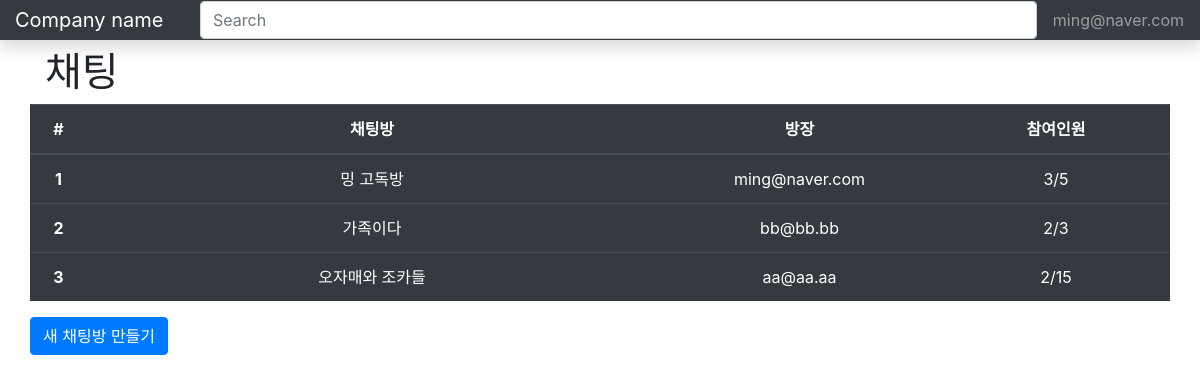
The app's page /boards/ (signed in) with its own data.
### boards/models.py (models this page shows)
class Room(models.Model):
    title = models.CharField(max_length=32)
    code = models.CharField(max_length=16, unique=True)
    max_connection = models.IntegerField()
    master = models.ForeignKey(settings.AUTH_USER_MODEL, on_delete=models.CASCADE)
    created_at = models.DateTimeField(auto_now_add=True)
    updated_at = models.DateTimeField(auto_now=True)
    users = models.ManyToManyField(settings.AUTH_USER_MODEL, related_name="rooms") # user.roome

### boards/views.py (the view)
# urls.py: path('', views.index, name="index"),
def index(request):
    if request.method == "POST":
        title = request.POST["room-title"]
        max_count = request.POST["room-max-count"]
        code = secrets.token_urlsafe(16)
        room = Room()
        room.title = title
        room.max_connection = max_count
        room.code = code
        room.master_id = request.user.id
        room.save()
        room.users.add(request.user) # class Room에서 users라는 컬럼을 만들어줬음
        current_connection = len(room.users.all())
        context = {
            'id': room.id,
            'title': title,
            'max_connection': max_count,
            'current_connection': current_connection,
            'master': room.master.username
        }
        pusher_client.trigger('main', 'create-room', json.dumps(context))
        return HttpResponse('', status=204)
    else:
        rooms = Room.objects.all()
        context = {
            'rooms': rooms
        }
        return render(request, 'index.html', context)

### boards/templates/index.html (shortened to what this page needs)
{% extends 'base.html' %}
{% block content %}
<div class="container mt-5">
    <h1>채팅</h1>
</div>
<div class="container">
    <div class="row">
        <table class="table table-hover table-dark text-center">
            <thead>
                <tr>
                    <th scope="col" width="5%">#</th>
                    <th scope="col" width="50%">채팅방</th>
                    <th scope="col" width="25%">방장</th>
                    <th scope="col" width="20%">참여인원</th>
                </tr>
            </thead>
            <tbody class="room-list">
                {% for room in rooms %}
                <tr onclick="location.href='/boards/{{room.id}}/';">
                    <th scope="row">{{room.id}}</th>
                    <td>{{room.title}}</td>
                    <td>{{room.master}}</td>
                    <td><span id="room-{{room.id}}-count">{{room.users.all.count}}</span>/{{room.max_connection}}</td>
                </tr>
                {% endfor %}
            </tbody>
        </table>
    </div>
    {% if user.is_authenticated %}
    <div class="row">
        <button type="button" class="btn btn-primary" data-toggle="modal" data-target="#exampleModal">
            새 채팅방 만들기
        </button>
    </div>
    {% endif %}
</div>
{% endblock %}

### boards/templates/base.html (shortened to what this page needs)
<!DOCTYPE html>
<html lang="en">
<head>
    <link rel="stylesheet" href="https://stackpath.bootstrapcdn.com/bootstrap/4.4.1/css/bootstrap.min.css"
>
</head>
<body>
    <nav class="navbar navbar-dark fixed-top bg-dark flex-md-nowrap p-0 shadow">
        <a class="navbar-brand col-sm-3 col-md-2 mr-0" href="#">Company name</a>
        <input class="form-control form-control-dark w-100" type="text" placeholder="Search" aria-label="Search">
        <ul class="navbar-nav px-3">
            <li class="nav-item text-nowrap">
                {% if user.is_authenticated %}
                    <a class="nav-link" href="{% url 'accounts:logout' %}">{{user.username}}</a>
                {% else %}
                    <a class="nav-link" href="{% url 'accounts:login' %}">Login</a>
                {% endif %}
            </li>
        </ul>
    </nav>
    {% block content %}
    {% endblock %}
</body>
</html>

### records on screen
Room: id "1", title "밍 고독방", master "ming@naver.com", users.all.count "3", max_connection "5"
Room: id "2", title "가족이다", master "bb@bb.bb", users.all.count "2", max_connection "3"
Room: id "3", title "오자매와 조카들", master "aa@aa.aa", users.all.count "2", max_connection "15"

### other values on screen
{{ user.username }} "ming@naver.com"
